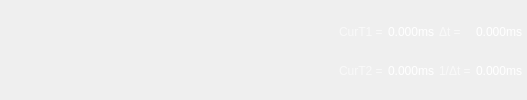
         <widget class="QWidget" name="cursorsStatusWidget" native="true">
          <property name="sizePolicy">
           <sizepolicy hsizetype="Preferred" vsizetype="Preferred">
            <horstretch>0</horstretch>
            <verstretch>0</verstretch>
           </sizepolicy>
          </property>
          <property name="minimumSize">
           <size>
            <width>0</width>
            <height>50</height>
           </size>
          </property>
          <property name="styleSheet">
           <string notr="true">QWidget {
color: white;
}</string>
          </property>
          <layout class="QGridLayout" name="gridLayout_4">
           <property name="leftMargin">
            <number>0</number>
           </property>
           <property name="topMargin">
            <number>0</number>
           </property>
           <property name="rightMargin">
            <number>0</number>
           </property>
           <property name="bottomMargin">
            <number>0</number>
           </property>
           <property name="horizontalSpacing">
            <number>5</number>
           </property>
           <property name="verticalSpacing">
            <number>0</number>
           </property>
           <item row="0" column="9">
            <spacer name="horizontalSpacer_19">
             <property name="orientation">
              <enum>Qt::Horizontal</enum>
             </property>
             <property name="sizeType">
              <enum>QSizePolicy::Fixed</enum>
             </property>
             <property name="sizeHint" stdset="0">
              <size>
               <width>5</width>
               <height>20</height>
              </size>
             </property>
            </spacer>
           </item>
           <item row="0" column="6">
            <widget class="QLabel" name="lblCursorDiff">
             <property name="sizePolicy">
              <sizepolicy hsizetype="Fixed" vsizetype="Fixed">
               <horstretch>0</horstretch>
               <verstretch>0</verstretch>
              </sizepolicy>
             </property>
             <property name="text">
              <string>0.000ms</string>
             </property>
             <property name="alignment">
              <set>Qt::AlignRight|Qt::AlignTrailing|Qt::AlignVCenter</set>
             </property>
            </widget>
           </item>
           <item row="0" column="0">
            <spacer name="horizontalSpacer_18">
             <property name="orientation">
              <enum>Qt::Horizontal</enum>
             </property>
             <property name="sizeHint" stdset="0">
              <size>
               <width>339</width>
               <height>20</height>
              </size>
             </property>
            </spacer>
           </item>
           <item row="0" column="1">
            <widget class="QLabel" name="label_5">
             <property name="sizePolicy">
              <sizepolicy hsizetype="Fixed" vsizetype="Fixed">
               <horstretch>0</horstretch>
               <verstretch>0</verstretch>
              </sizepolicy>
             </property>
             <property name="styleSheet">
              <string notr="true">color: rgba(255, 255, 255, 153);</string>
             </property>
             <property name="text">
              <string>CurT1 =</string>
             </property>
            </widget>
           </item>
           <item row="0" column="2">
            <widget class="QLabel" name="lblCursor1">
             <property name="sizePolicy">
              <sizepolicy hsizetype="Fixed" vsizetype="Fixed">
               <horstretch>0</horstretch>
               <verstretch>0</verstretch>
              </sizepolicy>
             </property>
             <property name="text">
              <string>0.000ms</string>
             </property>
            </widget>
           </item>
           <item row="0" column="5">
            <widget class="QLabel" name="label_9">
             <property name="sizePolicy">
              <sizepolicy hsizetype="Fixed" vsizetype="Fixed">
               <horstretch>0</horstretch>
               <verstretch>0</verstretch>
              </sizepolicy>
             </property>
             <property name="styleSheet">
              <string notr="true">color: rgba(255, 255, 255, 153);</string>
             </property>
             <property name="text">
              <string>Δt =</string>
             </property>
            </widget>
           </item>
           <item row="1" column="1">
            <widget class="QLabel" name="label_7">
             <property name="sizePolicy">
              <sizepolicy hsizetype="Fixed" vsizetype="Fixed">
               <horstretch>0</horstretch>
               <verstretch>0</verstretch>
              </sizepolicy>
             </property>
             <property name="styleSheet">
              <string notr="true">color: rgba(255, 255, 255, 153);</string>
             </property>
             <property name="text">
              <string>CurT2 =</string>
             </property>
            </widget>
           </item>
           <item row="1" column="2">
            <widget class="QLabel" name="lblCursor2">
             <property name="sizePolicy">
              <sizepolicy hsizetype="Fixed" vsizetype="Fixed">
               <horstretch>0</horstretch>
               <verstretch>0</verstretch>
              </sizepolicy>
             </property>
             <property name="text">
              <string>0.000ms</string>
             </property>
            </widget>
           </item>
           <item row="1" column="5">
            <widget class="QLabel" name="label_11">
             <property name="sizePolicy">
              <sizepolicy hsizetype="Fixed" vsizetype="Fixed">
               <horstretch>0</horstretch>
               <verstretch>0</verstretch>
              </sizepolicy>
             </property>
             <property name="styleSheet">
              <string notr="true">color: rgba(255, 255, 255, 153);</string>
             </property>
             <property name="text">
              <string>1/Δt =</string>
             </property>
            </widget>
           </item>
           <item row="1" column="6">
            <widget class="QLabel" name="lblCursorDelta">
             <property name="sizePolicy">
              <sizepolicy hsizetype="Fixed" vsizetype="Fixed">
               <horstretch>0</horstretch>
               <verstretch>0</verstretch>
              </sizepolicy>
             </property>
             <property name="text">
              <string>0.000ms</string>
             </property>
             <property name="alignment">
              <set>Qt::AlignRight|Qt::AlignTrailing|Qt::AlignVCenter</set>
             </property>
            </widget>
           </item>
          </layout>
         </widget>
